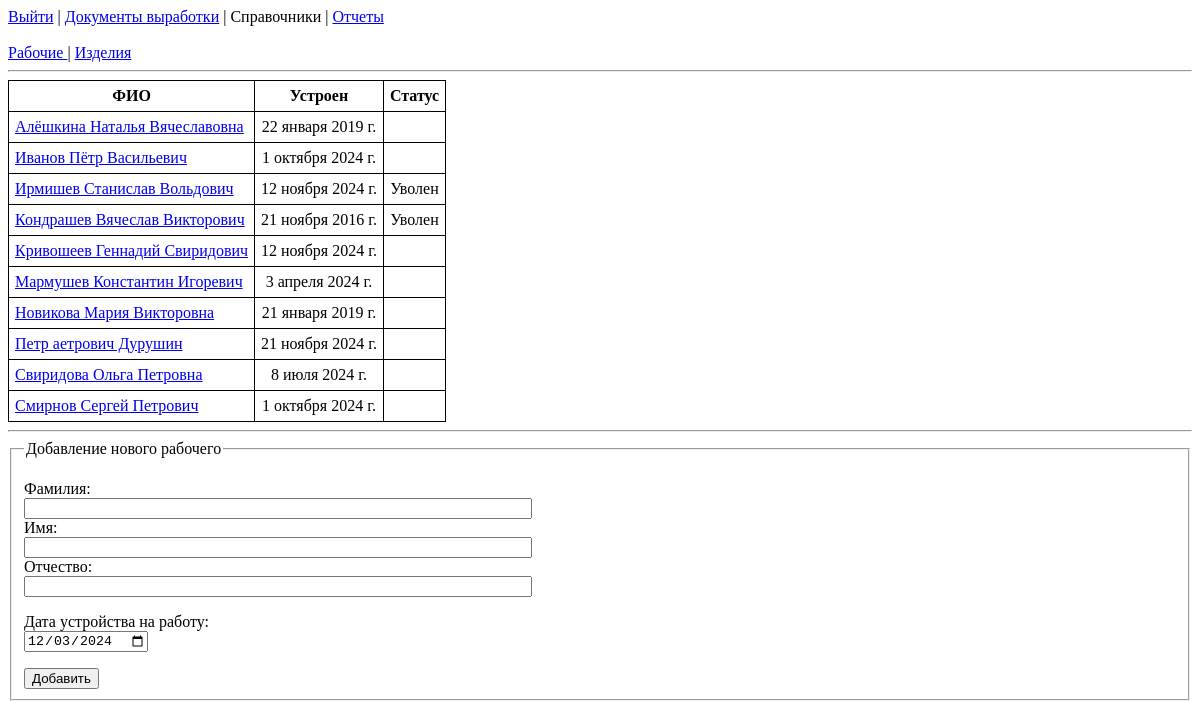
The app's page /perf/dicts/works/ (signed in), older data.
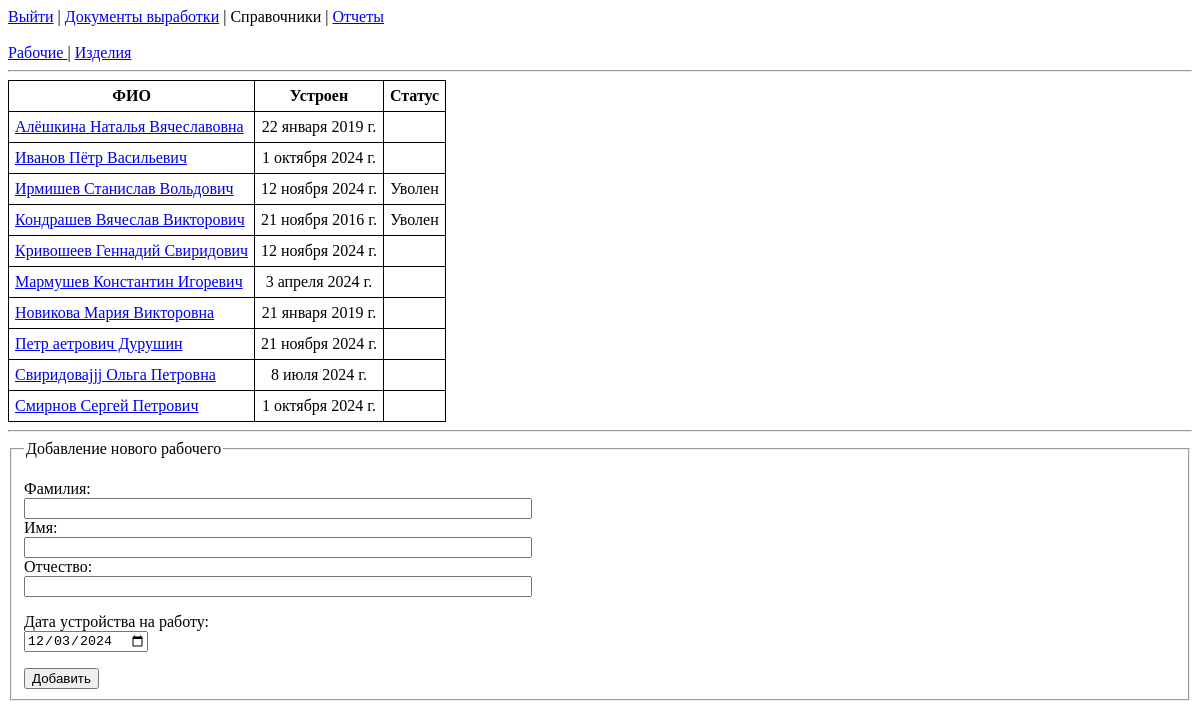
The same page, newer data.
### performance/models.py (models this page shows)
class Employee(models.Model):
    STATUS = ((True, 'Уволен'), (False, 'Сотрудник'))
    fullname = models.CharField(max_length=150, verbose_name='ФИО')
    hired = models.DateField(default=timezone.now(), verbose_name='Устроен')
    dismissed = models.BooleanField(choices=STATUS, default=False, verbose_name='Статус')
    class Meta:
        verbose_name_plural = 'Сотрудники'
        verbose_name = 'Сотрудник'
        ordering = ['fullname']
    def __str__(self):
        return self.fullname

### performance/views.py (the view, shortened to what this page needs)
# urls.py: path('dicts/works/', works_view, name="employees_list"),
def works_view(request):
    if not request.user.is_authenticated:
        return redirect('login')
    err = None
    current_date = localdate()
    employees = Employee.objects.all()
    context = {
        'employees': employees,
        'current_date': current_date,
        'err': err,
    }
    return render(request, 'employees_list.html', context=context)

### performance/templates/employees_list.html (shortened to what this page needs)
{% extends "dicts_base.html" %}
{% block content %}
    <table>
        <tr>
            <th> ФИО </th>
            <th> Устроен </th>
            <th> Статус </th>
        </tr>
        {% for empl in employees %}
        <tr>
            <td><a href="{% url 'edit_employee' empl.id %}">{{ empl }}</a></td>
            <td align="center"> {{ empl.hired }} </td>
            {% if empl.dismissed %}
                <td align="center"> Уволен </td>
            {% else %}
                <td> </td>
            {% endif %}
        </tr>
        {% endfor %}
    </table>
    <hr>
    <form method="post">
        <fieldset>
            <legend> Добавление нового рабочего </legend>
            <p> <label for="last_name"> Фамилия: </label>
                <input type="text" id="last_name" name="last_name" maxlength="25">
                <label for="first_name"> Имя: </label>
                <input type="text" id="first_name" name="first_name" maxlength="25">
                <label for="middle_name"> Отчество: </label>
                <input type="text" id="middle_name" name="middle_name" maxlength="25"></p>
            <p> <label for="hired"> Дата устройства на работу: </label>
                <input type="date" id="hired" name="hired" value="{{ current_date|date:'Y-m-d' }}"></p>
            <button type="submit">Добавить</button>
        </fieldset>
    </form>
{% endblock %}

Row changes from the older to the newer data that the page shows:
changed Employee: fullname "Свиридова Ольга Петровна" → "Свиридоваjjj Ольга Петровна"
